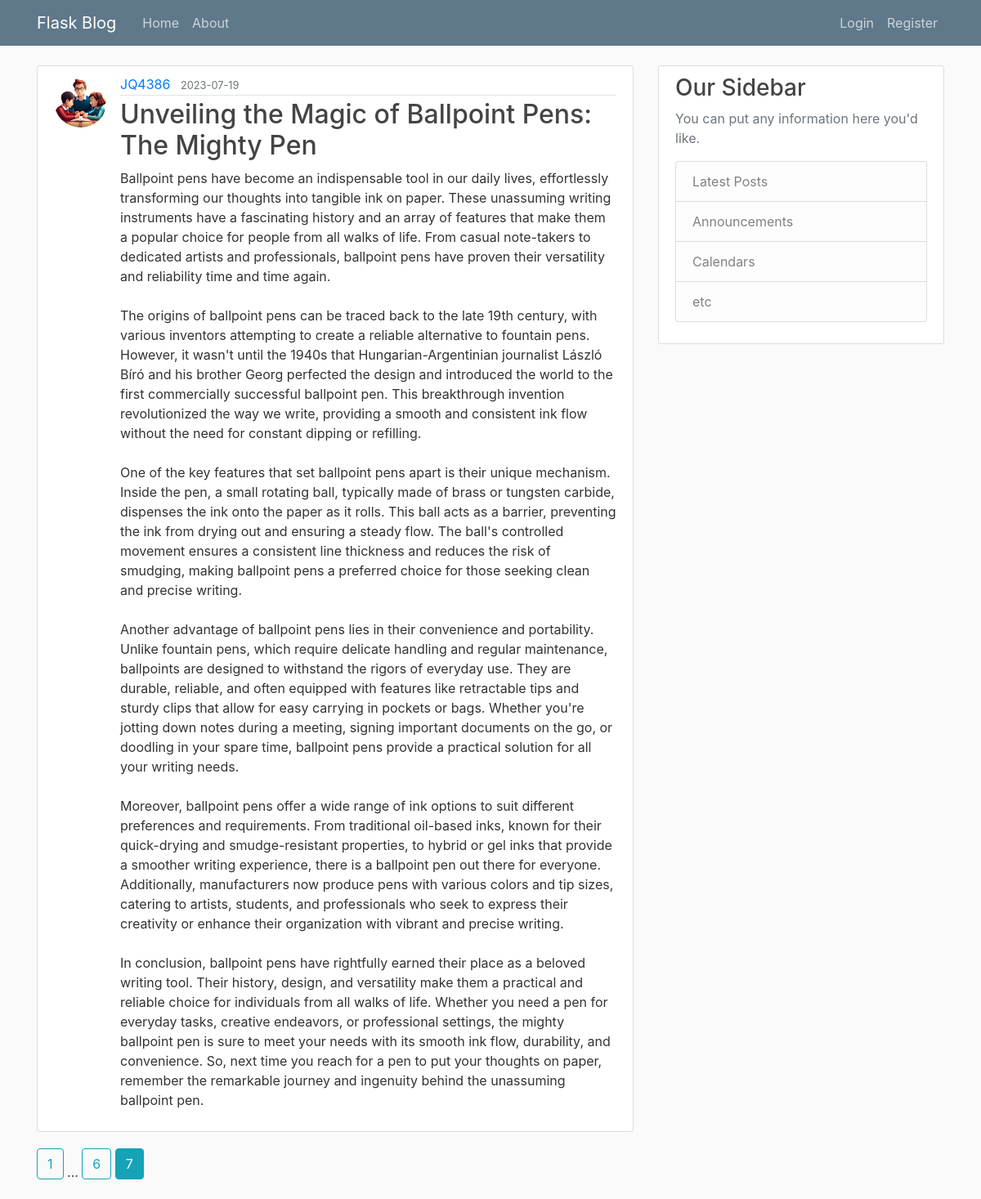
Screenshot of /home?page=7 with the database file from the repository.
### flaskblog/models.py (models this page shows, shortened)
class Post(db.Model):
    id = db.Column(db.Integer, primary_key=True)
    title = db.Column(db.String(100), nullable=False) # 100 char max, not null
    date_posted = db.Column(db.DateTime, nullable=False, default=datetime.utcnow) # not null, default, always use utc time for consistency
    content = db.Column(db.Text, nullable=False) # not null
    user_id = db.Column(db.Integer, db.ForeignKey('user.id'), nullable=False) # not null

class User(db.Model, UserMixin):
    id = db.Column(db.Integer, primary_key=True)
    username = db.Column(db.String(20), unique=True, nullable=False) # 20 char max, unique, not null
    email = db.Column(db.String(120), unique=True, nullable=False) # 120 char max, unique, not null
    image_file = db.Column(db.String(20), nullable=False, default='default.jpg') # 20 char max, not null, default
    password = db.Column(db.String(60), nullable=False) # 60 char max, not null
    posts = db.relationship('Post', backref='author', lazy=True) # one to many relationship, backref allows us to get user who created post

### flaskblog/routes.py (the view)
@app.route('/')
@app.route('/home')
def home():
    page = request.args.get('page', 1, type=int)
    posts = Post.query.paginate(page=page, per_page=1)
    return render_template('home.html', title='Home', posts=posts)

### flaskblog/templates/home.html
{% extends "layout.html" %}
{% block content %}
    {% for post in posts.items %}
        <article class="media content-section">
          <img class="rounded-circle article-img" src="{{ url_for('static', filename='profile_pics/' + post.author.image_file) }}">
          <div class="media-body">
            <div class="article-metadata">
              <a class="mr-2" href="#">{{ post.author.username }}</a>
              <small class="text-muted">{{ post.date_posted.strftime('%Y-%m-%d') }}</small>
            </div>
            <h2><a class="article-title" href="{{ url_for('post', post_id=post.id) }}">{{ post.title }}</a></h2>
            <p class="article-content">{{ post.content }}</p>
          </div>
        </article>
    {% endfor %}
    {% for page_num in posts.iter_pages(left_edge=1, right_edge=1, left_current=1, right_current=1) %}
        {% if page_num %}
            {% if posts.page == page_num %}
                <a class="btn btn-info mb-4" href="{{ url_for('home', page=page_num) }}">{{ page_num }}</a>
            {% else %}
                <a class="btn btn-outline-info mb-4" href="{{ url_for('home', page=page_num) }}">{{ page_num }}</a>
            {% endif %}
        {% else %}
            ...
        {% endif %}
    {% endfor %}
{% endblock content %}

### flaskblog/static/main.css (style rules this page uses)
body { background: #fafafa; color: #333333; margin-top: 5rem; }
h1, h2, h3, h4, h5, h6 { color: #444444; }
.content-section { background: #ffffff; padding: 10px 20px; border: 1px solid #dddddd; border-radius: 3px; margin-bottom: 20px; }
.article-title { color: #444444; }
.article-content { white-space: pre-line; }
.article-img { height: 65px; width: 65px; margin-right: 16px; }
.article-metadata { padding-bottom: 1px; margin-bottom: 4px; border-bottom: 1px solid #e3e3e3 }

### rows the page displays
Post: image_file (picture), author.username "JQ4386", date_posted "2023-07-19", title "Unveiling the Magic of Ballpoint Pens: The Mighty Pen", content "Ballpoint pens have become an indispensable tool in our daily lives, effortlessly transforming our thoughts into tangible ink on paper. These unassuming writing instruments have a fascinating history and an array of features that make them a popular choice for people from all walks of life. From casual note-takers to dedicated artists and professionals, ballpoint pens have proven their versatility and reliability time and time again. The origins of ballpoint pens can be traced back to the late 19th century, with various inventors attempting to create a reliable alternative to fountain pens. However, it wasn't until the 1940s that Hungarian-Argentinian journalist László Bíró and his brother…"

### other values shown
{{ page_num }} "1" "6"
{{ page_num }} "7"
